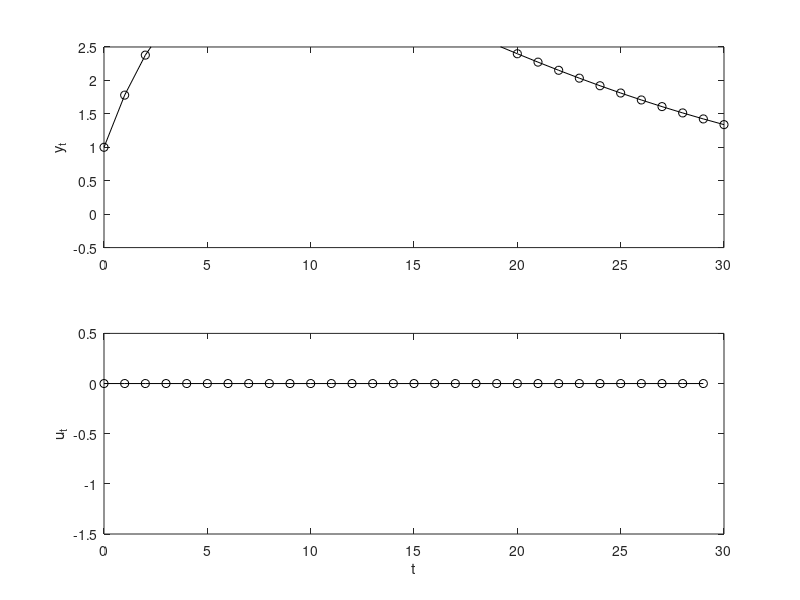

MATLAB code for this plot:
%Ex5 2b

A = [0     0      0    ;
     0     0      1    ;
     0.1  -0.79   1.78];
B = [1 0 0.1]';
C = [0 0 1];

x0 = [0;0;1];

Q = [0 0 0; 0 0 0; 0 0 2];
R = 2;

N= 30;
nx = 3;
nu = 1;

I = sparse(eye(N));
Q_G = sparse(kron(I,Q));
R_G = sparse(kron(I,R));
G = blkdiag(Q_G,R_G);

A_eq_I = sparse(eye(N*nx));
A_eq_A = sparse(kron(diag(ones(N-1,1),-1),-A));
A_eq_B = sparse(kron(I,-B));

A_eq = [A_eq_I + A_eq_A, A_eq_B];

%b_eq = sparse([A*x0;zeros((N-1)*nx,1)]); Changes each time



time = 1:N;
%Constraint, x not constrained so "set" to inf
x_con_l = -Inf(nx*N,1);
x_con_u = Inf(nx*N,1);
u_con_l = -ones(nu*N,1);
u_con_u = ones(nu*N,1);

lb = [x_con_l;u_con_l];
ub = [x_con_u;u_con_u];


%Mpc
%Need to get new u and x each time
%Initialize
u = zeros(nu,N);
x = zeros(nx,N+1);
x(:,1) = x0;

b_eq = zeros(N*nx,1);

for t = 1:N
    b_eq(1:nx) = A*x(:,t);
    
    [z,fval,exitflag,output,lambda] = quadprog(G,[],[],[],A_eq,b_eq,lb,ub,[]);
    
    u_new = z(N*nx+1:N*nx+N*nu);
    u(t) = u_new(1);
    
    x(:,t+1 ) = A*x(:,t)+B*u(t);
end;

y = C*x;

figure(1);
subplot(2,1,1);
plot([0,time],y,'-ko');
ylim([-0.5, 2.5]);
ylabel('y_t');
subplot(2,1,2);
plot(time-1,u,'-ko');
ylim([-1.5, 0.5]);
xlabel('t');
ylabel('u_t');

